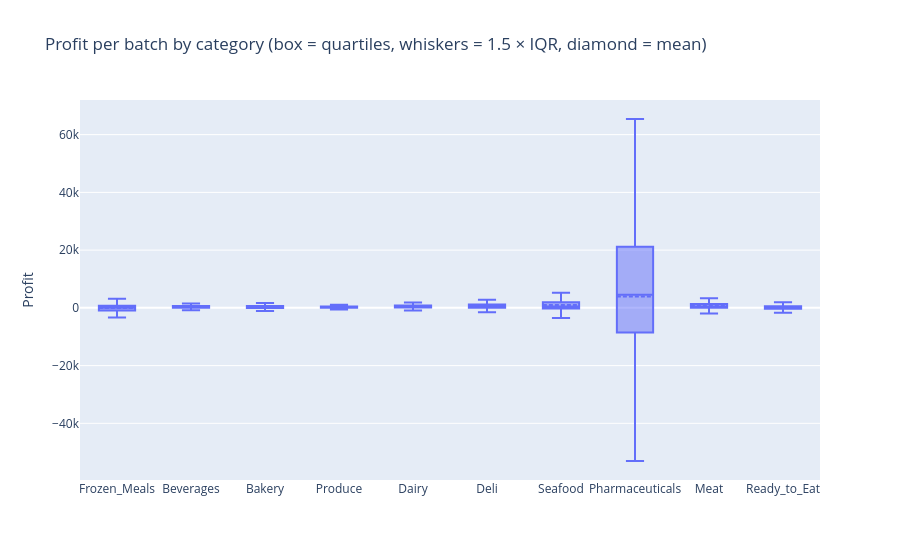

The notebook cell this image was saved under:
### Markdown cell above
## 8. Profit distribution by category

28.7 % of batches have negative profit. The IQR rule flags 15.8 % of profits as outliers; they are **kept** because they are real total-loss batches.
The 100 worst batches (lowest profit −169,495) are all Pharmaceuticals. The boxes below show the quartiles and the whiskers (largest and smallest values inside 1.5 × IQR);
outlier points are not drawn so that the file stays small.

### Code cell
def box_stats(s):
    q1, med, q3 = s.quantile([0.25, 0.5, 0.75])
    iqr = q3 - q1
    return pd.Series({"q1": q1, "median": med, "q3": q3, "mean": s.mean(),
                      "lower": s[s >= q1 - 1.5 * iqr].min(), "upper": s[s <= q3 + 1.5 * iqr].max()})

profit_stats = df.groupby("category")["profit"].apply(box_stats).unstack().loc[cat_order]

# checks against the EDA report
assert round((df["profit"] < 0).mean() * 100, 1) == 28.7
assert df.nsmallest(100, "profit")["category"].eq("Pharmaceuticals").all() and df["profit"].min() == -169_495.0

fig = go.Figure(go.Box(x=profit_stats.index.tolist(),
                       q1=profit_stats["q1"].tolist(), median=profit_stats["median"].tolist(),
                       q3=profit_stats["q3"].tolist(), mean=profit_stats["mean"].tolist(),
                       lowerfence=profit_stats["lower"].tolist(), upperfence=profit_stats["upper"].tolist(),
                       boxmean=True, name="profit"))
fig.update_layout(title="Profit per batch by category (box = quartiles, whiskers = 1.5 × IQR, diamond = mean)",
                  yaxis_title="Profit", showlegend=False)
show_and_save(fig, "07_profit_by_category")

### Figure 1 — Plotly figure (JSON) as saved in the notebook; plotly's stock layout.template omitted (floating-point values rounded to 4 significant figures)
{"data": [{"boxmean": true, "lowerfence": [-3301.0, -802.4, -1095.0, -605.2, -924.7, -1531.0, -3547.0, -53050.0, -1915.0, -1673.0], "mean": [-79.56, 390.5, 329.8, 280.3, 506.3, 694.7, 947.3, 3905.0, 777.3, 183.0], "median": [23.8, 264.1, 160.4, 172.9, 348.7, 459.9, 464.9, 4542.0, 494.0, 27.2], "name": "profit", "q1": [-875.6, 51.57, -58.38, 29.09, 91.35, 78.99, -264.6, -8522.0, 26.77, -317.9], "q3": [743.0, 623.3, 635.0, 453.3, 782.7, 1157.0, 1925.0, 21180.0, 1337.0, 587.2], "type": "box", "upperfence": [3166.0, 1481.0, 1675.0, 1088.0, 1819.0, 2771.0, 5204.0, 65420.0, 3301.0, 1944.0], "x": ["Frozen_Meals", "Beverages", "Bakery", "Produce", "Dairy", "Deli", "Seafood", "Pharmaceuticals", "Meat", "Ready_to_Eat"]}], "layout": {"showlegend": false, "title": {"text": "Profit per batch by category (box = quartiles, whiskers = 1.5 × IQR, diamond = mean)"}, "yaxis": {"title": {"text": "Profit"}}}}
